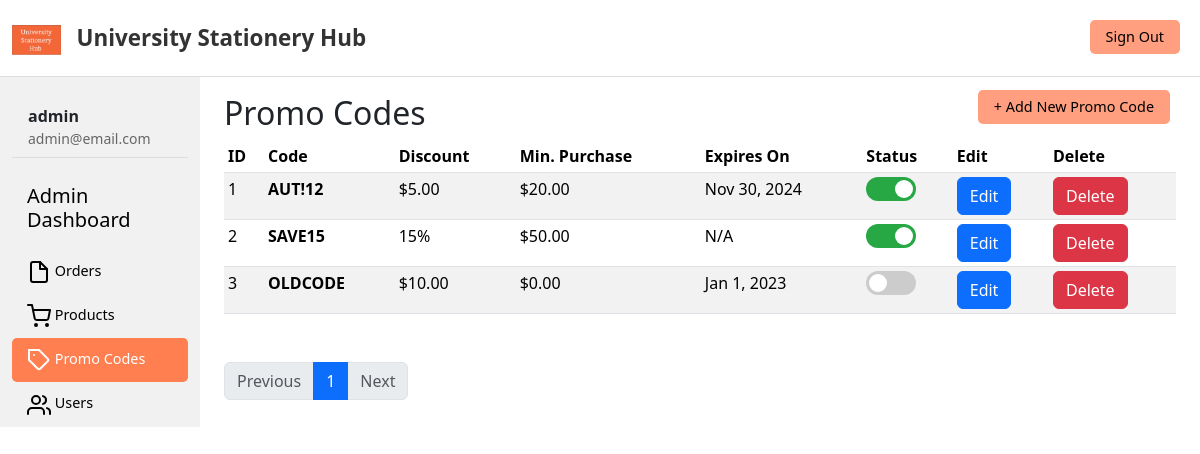
Page /admin/promo_codes.php (signed in) on the committed database.
### tables this page shows
CREATE TABLE `promo_codes` (
  `id` int(11) NOT NULL AUTO_INCREMENT,
  `code` varchar(50) NOT NULL,
  `description` varchar(255) DEFAULT NULL,
  `discount_type` enum('fixed','percent') NOT NULL,
  `discount_value` decimal(10,2) NOT NULL,
  `min_purchase` decimal(10,2) NOT NULL DEFAULT 0.00,
  `start_date` datetime DEFAULT NULL,
  `end_date` datetime DEFAULT NULL,
  `is_active` tinyint(1) NOT NULL DEFAULT 1,
  `max_uses` int(11) NOT NULL DEFAULT 1000,
  `current_uses` int(11) NOT NULL DEFAULT 0,
  `created_at` timestamp NOT NULL DEFAULT current_timestamp(),
  `updated_at` timestamp NOT NULL DEFAULT current_timestamp() ON UPDATE current_timestamp(),
  PRIMARY KEY (`id`), 
  UNIQUE KEY `code` (`code`) 
);

### admin/promo_codes.php (the view, shortened to what this page needs)
<?php include('header.php'); ?>
<?php
if (isset($_GET['page_no']) && $_GET['page_no'] != "") {
  $page_no = $_GET['page_no'];
} else {
  $page_no = 1;
}
$stmt1 = $conn->prepare("SELECT COUNT(*) AS total_records FROM promo_codes");
$stmt1->execute();
$stmt1->bind_result($total_records);
$total_records_per_page = 10;
$offset = ($page_no - 1) * $total_records_per_page;
$total_no_of_pages = ceil($total_records / $total_records_per_page);
$stmt2 = $conn->prepare("SELECT * FROM promo_codes LIMIT ?, ?");
$stmt2->bind_param("ii", $offset, $total_records_per_page);
$stmt2->execute();
$promo_codes = $stmt2->get_result();
?>
<div class="container-fluid">
  <div class="row">
    <?php include('sidemenu.php'); ?>
<main class="col-md-9 ms-sm-auto col-lg-10 px-md-4">
  <br>
  <h2>Promo Codes</h2>
  <a href="add_promo_code.php" class="btn" id="add-new-promo-btn">
    + Add New Promo Code
  </a>
  <div class="table-responsive">
    <table class="table table-striped table-sm">
      <thead>
        <tr>
          <th scope="col">ID</th>
          <th scope="col">Code</th>
          <th scope="col">Discount</th>
          <th scope="col">Min. Purchase</th>
          <th scope="col">Expires On</th>
          <th scope="col">Status</th>
          <th scope="col">Edit</th>
          <th scope="col">Delete</th>
        </tr>
      </thead>
      <tbody>
        <?php foreach ($promo_codes as $promo_code) { ?>
          <tr>
            <td><?php echo $promo_code['id']; ?></td>
            <td><strong><?php echo $promo_code['code']; ?></strong></td>
            <td>
              <?php if ($promo_code['discount_type'] == 'fixed') {
                echo "$" . number_format($promo_code['discount_value'], 2);
              } else {
                echo (int)$promo_code['discount_value'] . "%";
              } ?>
            </td>
            <td><?php echo "$" . number_format($promo_code['min_purchase'], 2); ?></td>
            <td><?php echo $promo_code['end_date'] ? date('M j, Y', strtotime($promo_code['end_date'])) : 'N/A'; ?></td>
            <td>
              <label class="toggle-switch">
                <span class="toggle-slider"></span>
              </label>
            </td>
            <td>
              <a class="btn btn-primary" href="edit_promo_code.php?promo_code_id=<?php echo $promo_code['id']; ?>">Edit</a>
            </td>
            <td>
              <button class="btn btn-danger" data-bs-toggle="modal" data-bs-target="#deleteModal"
                data-promo-code="<?php echo htmlspecialchars($promo_code['code']); ?>"
                data-delete-url="delete_promo_code.php?promo_code_id=<?php echo $promo_code['id']; ?>">
                Delete
              </button>
            </td>
          </tr>
        <?php } ?>
      </tbody>
    </table>
    <nav aria-label="Page navigation example" class="mx-auto">
      <ul class="pagination mt-5 mx-auto">
        <li class="page-item <?php if ($page_no <= 1) echo 'disabled'; ?>">
          <a class="page-link" href="<?php if ($page_no <= 1) { echo '#'; } else { echo "?page_no=" . ($page_no - 1); } ?>">Previous</a>
        </li>
        <?php
        if ($total_no_of_pages > 0) {
          for ($i = 1; $i <= $total_no_of_pages; $i++) {
            $active = ($i == $page_no) ? 'active' : '';
            echo '<li class="page-item ' . $active . '"><a class="page-link" href="?page_no=' . $i . '">' . $i . '</a></li>';
          }
        }
        ?>
        <?php
        $next_offset = $page_no * $total_records_per_page;
        $show_next = ($next_offset < $total_records);
        ?>
        <li class="page-item <?php if (!$show_next) echo 'disabled'; ?>">
          <a class="page-link" href="<?php if (!$show_next) { echo '#'; } else { echo "?page_no=" . ($page_no + 1); } ?>">Next</a>
        </li>
      </ul>
    </nav>
  </div>
</main>
  </div>
</div>
</body>
</html>

### admin/header.php (style rules this page uses)
body { margin-top: 70px; }

### admin/promo_codes.php (style rules this page uses)
#add-new-promo-btn { background-color: #FF9F7F; color: black; border-radius: 5px; padding: 5px 15px; font-size: 0.9rem; font-weight: 500; text-decoration: none; position: absolute; top: 90px; right: 30px; z-index: 10; }
.toggle-switch { position: relative; display: inline-block; width: 50px; height: 24px; }
.toggle-slider { position: absolute; cursor: pointer; top: 0; left: 0; right: 0; bottom: 0; background-color: #ccc; transition: .4s; border-radius: 24px; }
.toggle-slider:before { position: absolute; content: ""; height: 18px; width: 18px; left: 3px; bottom: 3px; background-color: white; transition: .4s; border-radius: 50%; }
input:checked + .toggle-slider { background-color: #28a745; }
input:checked + .toggle-slider:before { transform: translateX(26px); }

### rows in the picture
promo_codes: id "1", code "AUT!12", discount_value "5.00", min_purchase "20.00", end_date "Nov 30, 2024"
promo_codes: id "2", code "SAVE15", discount_value "15", min_purchase "50.00", shows "N/A"
promo_codes: id "3", code "OLDCODE", discount_value "10.00", min_purchase "0.00", end_date "Jan 1, 2023"

### other values in the picture
$_SESSION['admin_name'] "admin"
$_SESSION['admin_email'] "admin@email.com"
